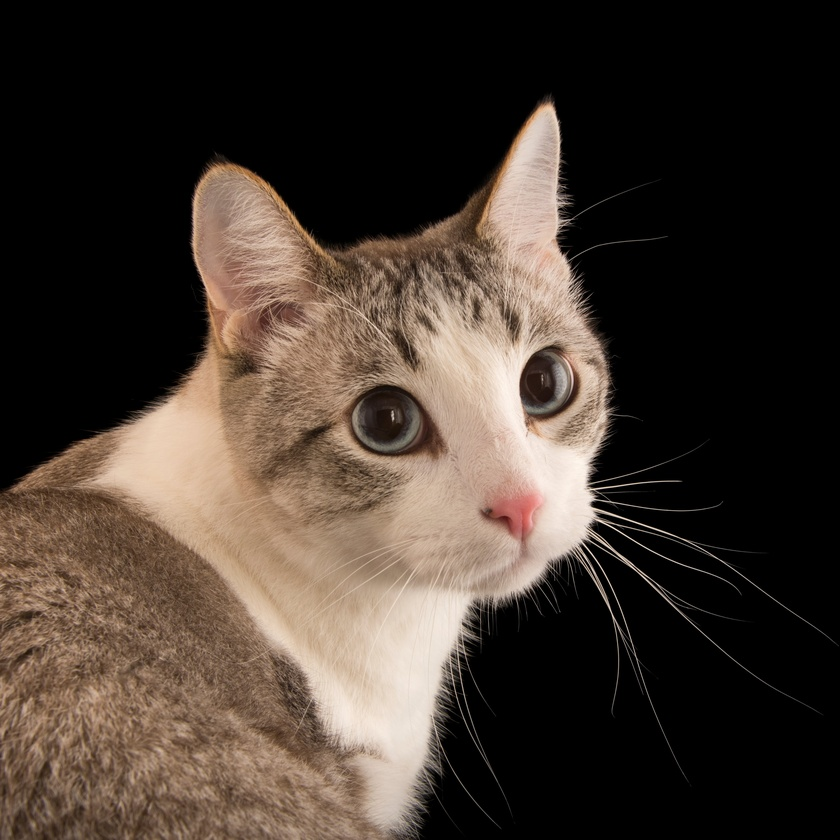
#> input picture dataset/cat/000001.jpg, 840 x 840 px, shrunk from 3072 x 3072 before the run; its folder holds only this picture in this run
$ python convert_image.py
#> lines starting #> are read from the running program, lines starting #| are printed output that depends on the picture; after the words box and inside, x2 and y2 are one past the last pixel; in counts of white or black regions, pixels touching at a corner belong together
import cv2
import os

# Get image list directory
images = os.listdir("./dataset/cat")

for img in images :
    filedir = './dataset/cat/' + img
    imageFile = cv2.imread(filedir)
#> imageFile is the input picture: shape (840, 840, 3); mean B, G, R 47.9, 56.4, 67.7
    grayImage = cv2.cvtColor(imageFile, cv2.COLOR_BGR2GRAY) # Convert to gray
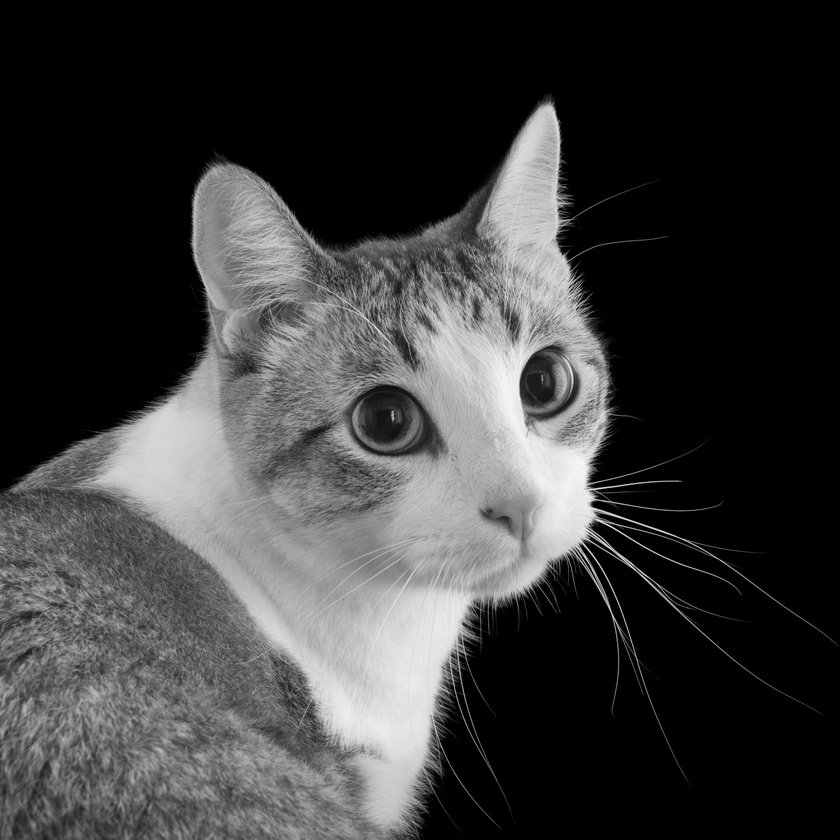
#> grayImage: shape (840, 840); min 0, max 247, mean 58.8
    ret, thresh = cv2.threshold(grayImage, 70,255,0) # Convert to binary
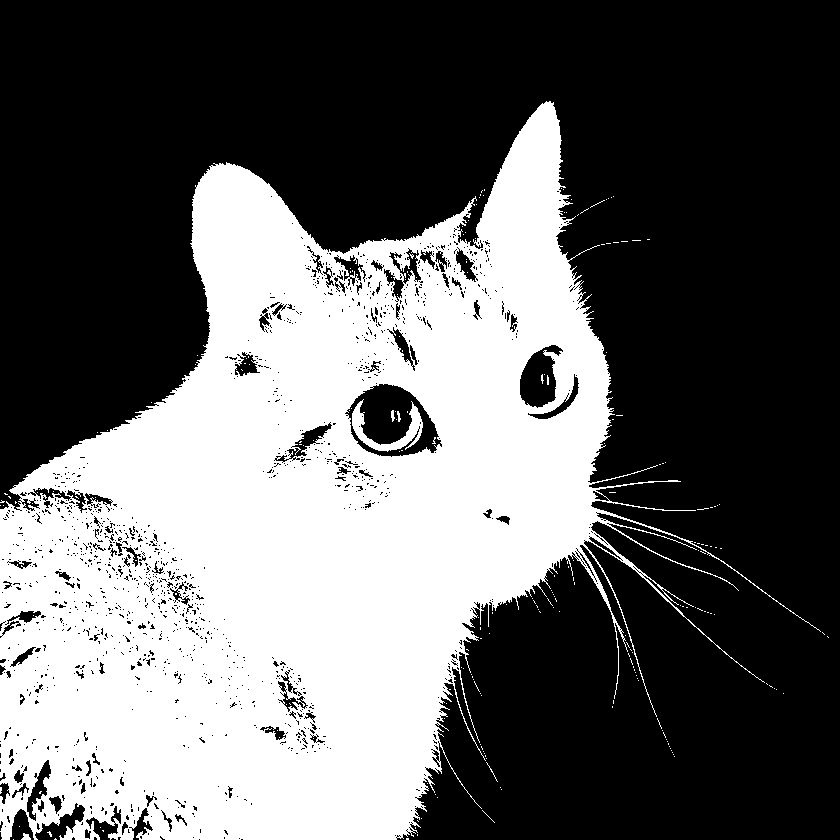
#> thresh: shape (840, 840); 39.3% white; 219 white regions (213 under 20 px), largest, box (x1, y1, x2, y2) and area: (0, 101, 821, 840) 275508, (352, 399, 423, 452) 1075, (21, 833, 31, 840) 45, (391, 410, 395, 422) 32, (397, 411, 401, 422) 26, (486, 762, 498, 782) 22

    # Saving image file
    cv2.imwrite("gray_"+img, grayImage)
    cv2.imwrite("binary_"+img, thresh)

$ run again, on dataset/cat/000007.jpg
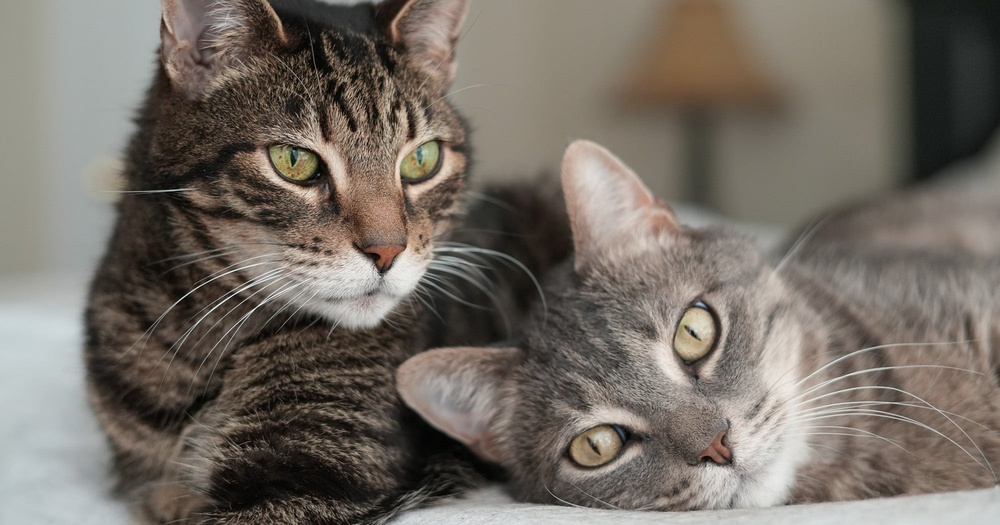
#> input picture dataset/cat/000007.jpg, 1000 x 525 px, shrunk from 2000 x 1050 before the run
#> imageFile is the input picture: shape (525, 1000, 3); mean B, G, R 101.1, 109.3, 116.7
#> `grayImage = cv2.cvtColor(imageFile, cv2.COLOR_BGR2GRAY)`:
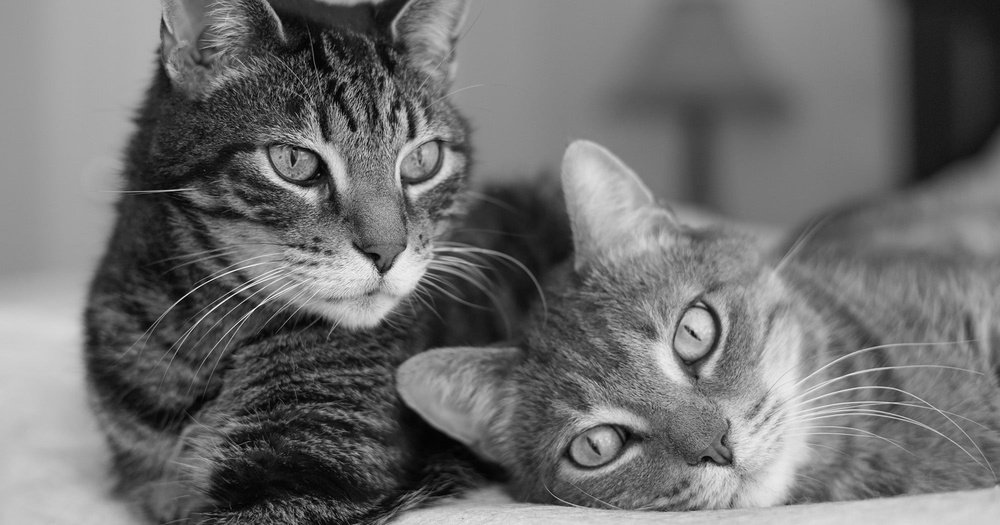
#> grayImage: shape (525, 1000); min 0, max 254, mean 110.6
#> `ret, thresh = cv2.threshold(grayImage, 70,255,0)`:
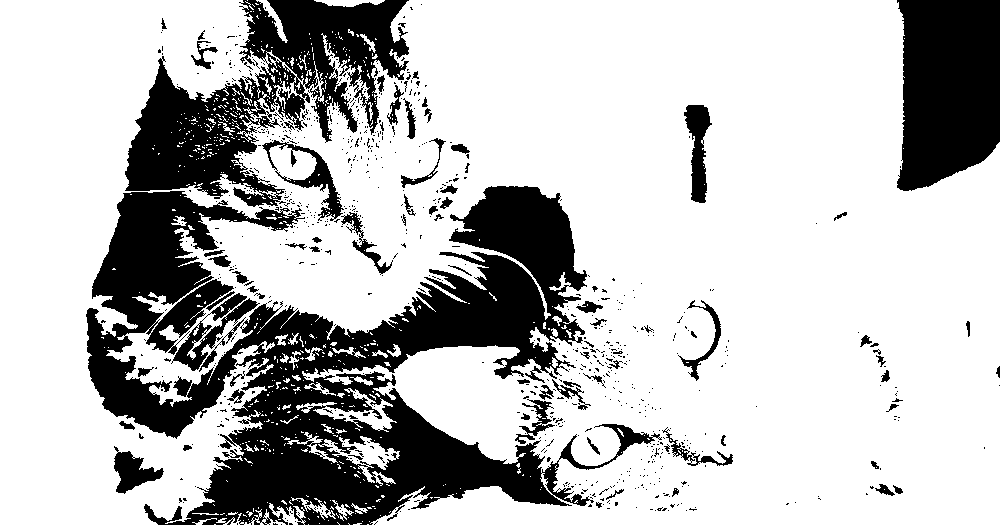
#> thresh: shape (525, 1000); 74.3% white; 826 black regions (745 under 20 px), largest, box (x1, y1, x2, y2) and area: (86, 186, 662, 525) 78420, (125, 0, 409, 207) 24804, (897, 0, 1000, 191) 16984

$ run again, on dataset/cat/000009.png
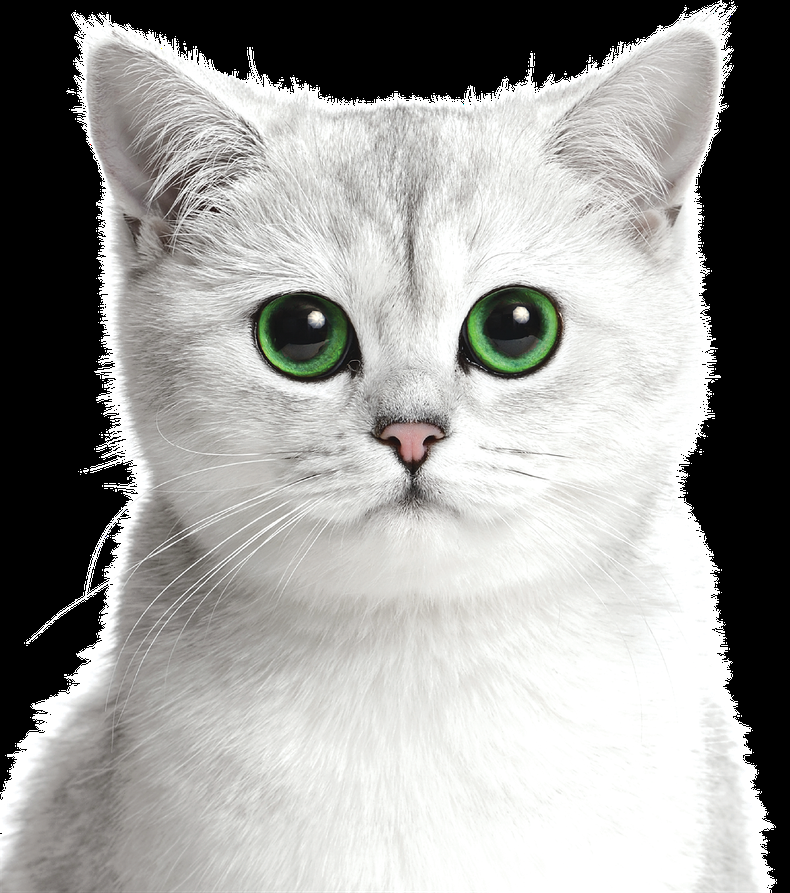
#> input picture dataset/cat/000009.png, 790 x 893 px, shrunk from 1220 x 1379 before the run
#> imageFile is the input picture: shape (893, 790, 3); mean B, G, R 155.2, 157.4, 157.6
#> `ret, thresh = cv2.threshold(grayImage, 70,255,0)`:
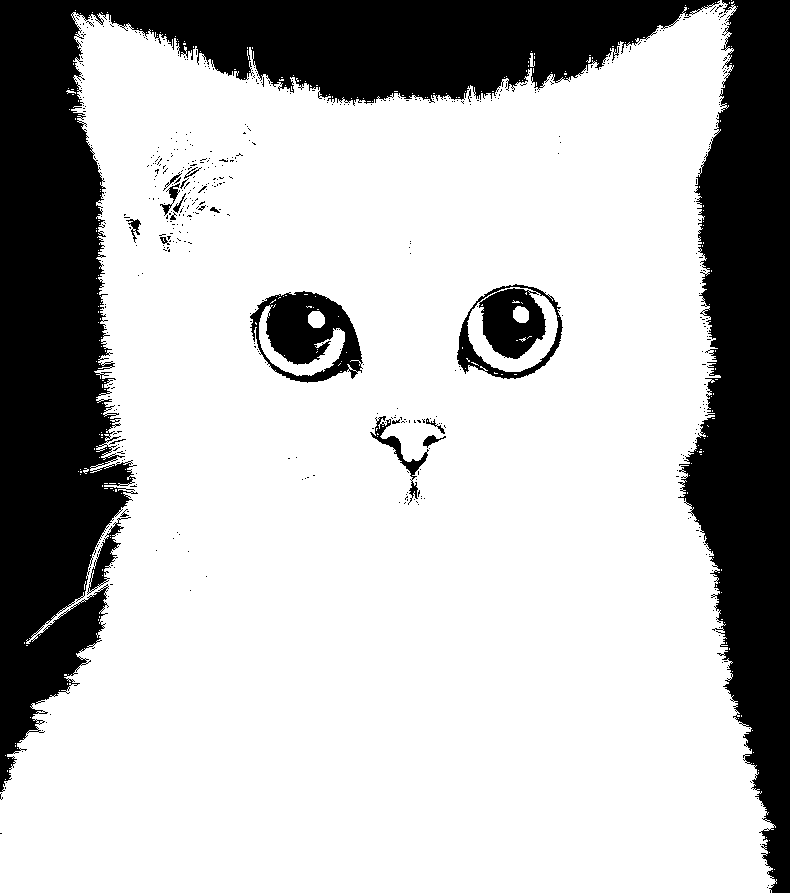
#> thresh: shape (893, 790); 73.6% white; 522 black regions (502 under 20 px), largest, box (x1, y1, x2, y2) and area: (0, 0, 720, 792) 110886, (678, 0, 790, 893) 61673, (250, 291, 363, 383) 5697

$ run again, on dataset/cat/000002.jpg
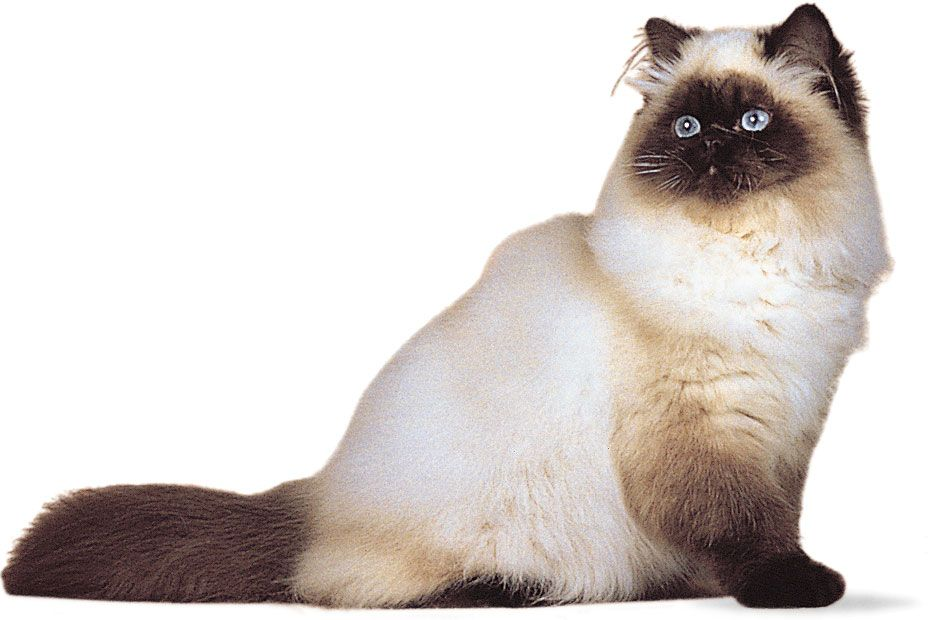
#> input picture dataset/cat/000002.jpg, 930 x 620 px
#> imageFile is the input picture: shape (620, 930, 3); mean B, G, R 204, 207.6, 214.5
#> `grayImage = cv2.cvtColor(imageFile, cv2.COLOR_BGR2GRAY)`:
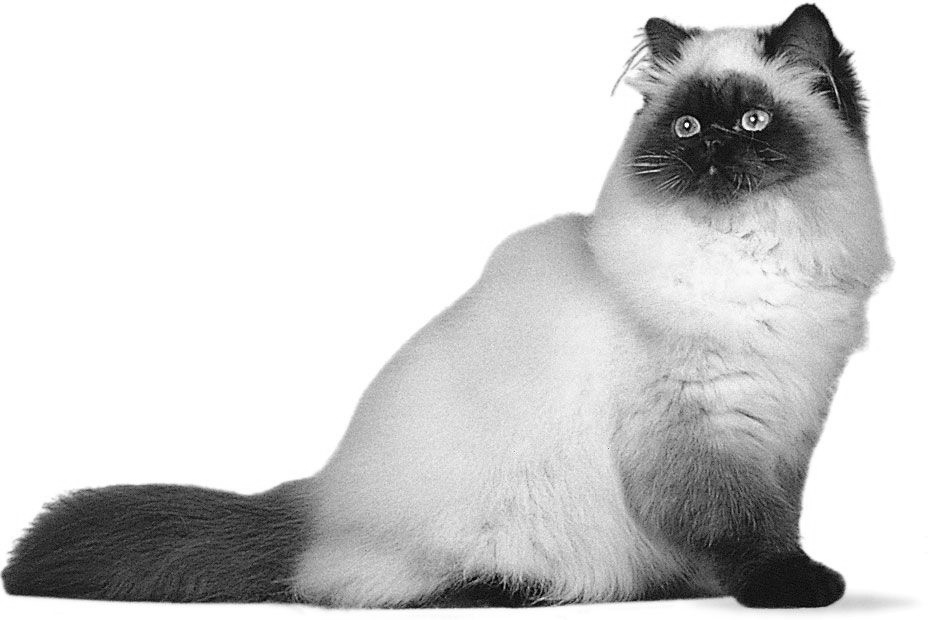
#> grayImage: shape (620, 930); min 0, max 255, mean 209.2
#> `ret, thresh = cv2.threshold(grayImage, 70,255,0)`:
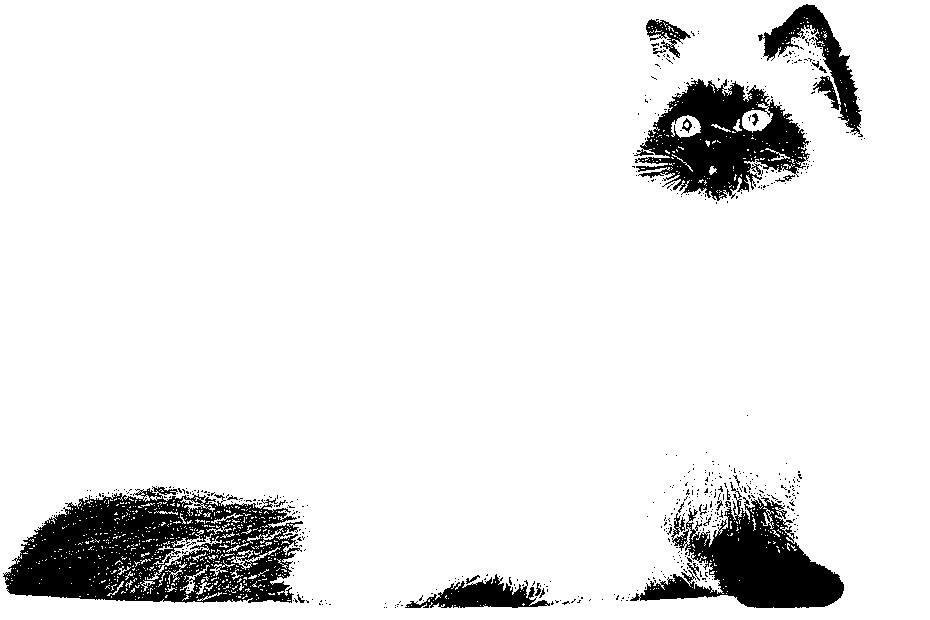
#> thresh: shape (620, 930); 90.9% white; 554 black regions (528 under 20 px), largest, box (x1, y1, x2, y2) and area: (3, 486, 303, 603) 21656, (630, 494, 844, 608) 11129, (634, 79, 810, 201) 11087

$ run again, on dataset/cat/000005.jpg
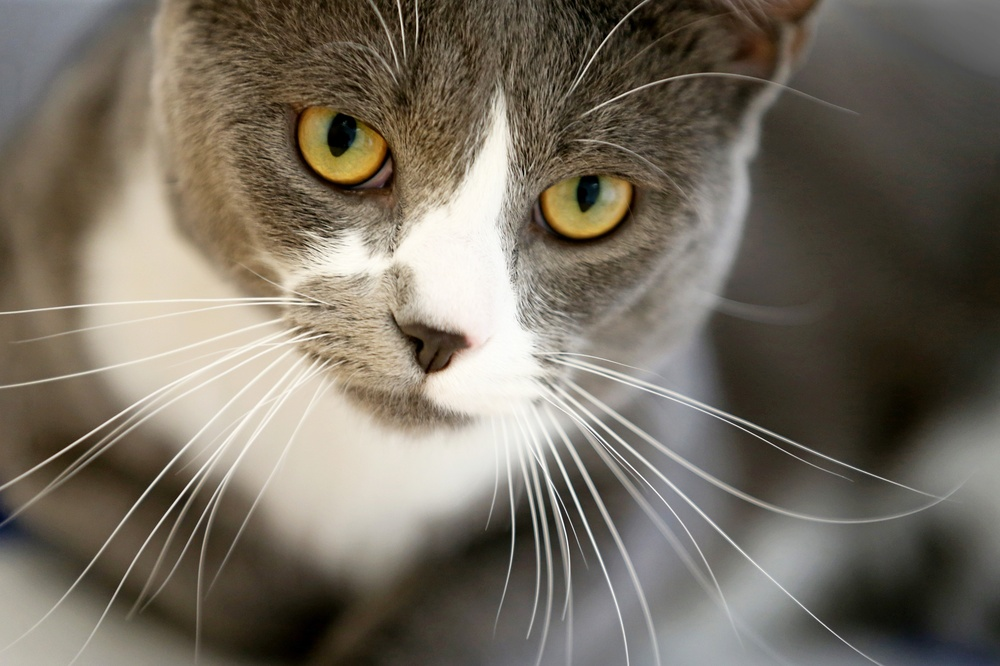
#> input picture dataset/cat/000005.jpg, 1000 x 666 px, shrunk from 2500 x 1666 before the run
#> imageFile is the input picture: shape (666, 1000, 3); mean B, G, R 96.6, 109.2, 116.8
#> `grayImage = cv2.cvtColor(imageFile, cv2.COLOR_BGR2GRAY)`:
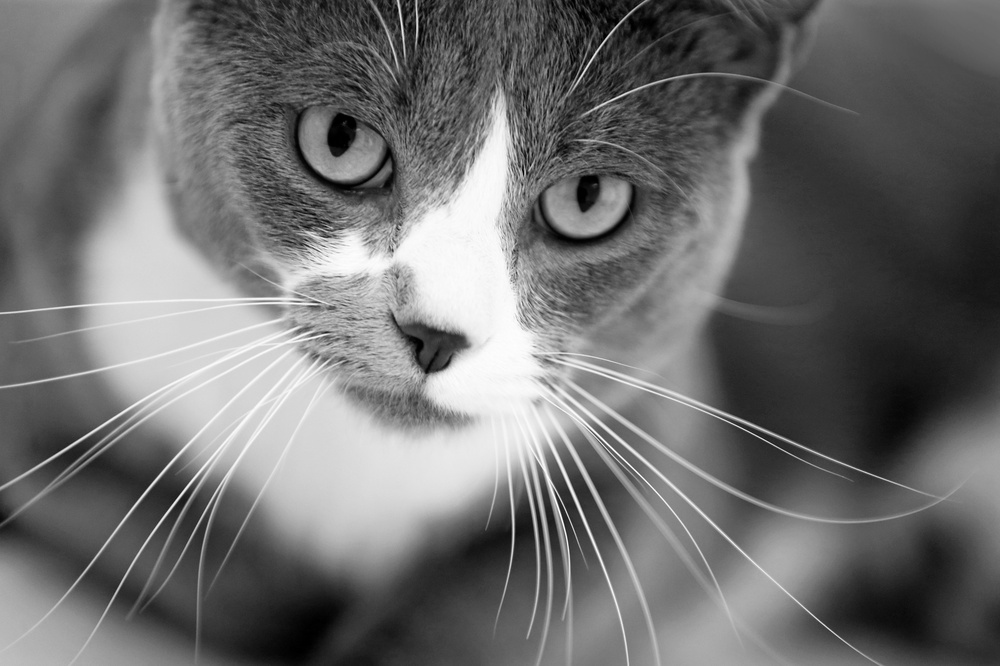
#> grayImage: shape (666, 1000); min 0, max 255, mean 110.1
#> `ret, thresh = cv2.threshold(grayImage, 70,255,0)`:
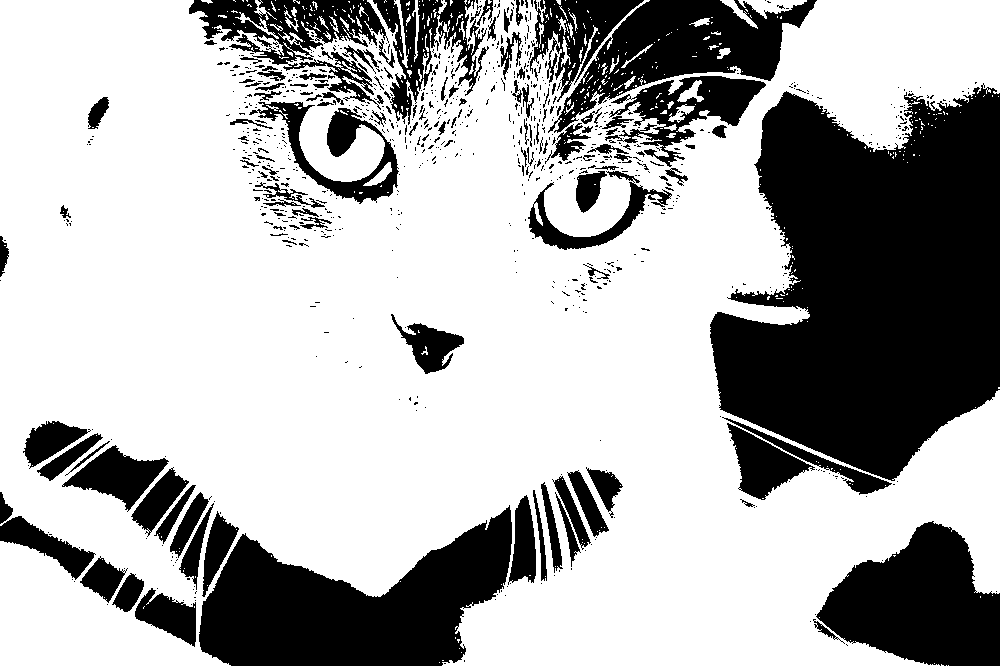
#> thresh: shape (666, 1000); 68.6% white; 892 black regions (762 under 20 px), largest, box (x1, y1, x2, y2) and area: (710, 83, 1000, 481) 80724, (199, 505, 512, 666) 28887, (816, 521, 1000, 666) 17160
